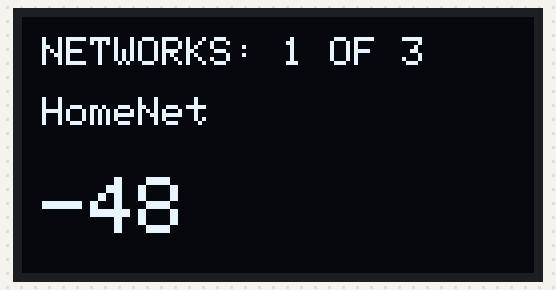
Bench run of a sketch on a simulated ESP8266 (NodeMCU). Shown: 128×64 one-colour display. A WiFi scan finds three made-up networks; what the sketch prints to the serial monitor is not drawn.

Above: at 2.1 s.
At 4.1 s:
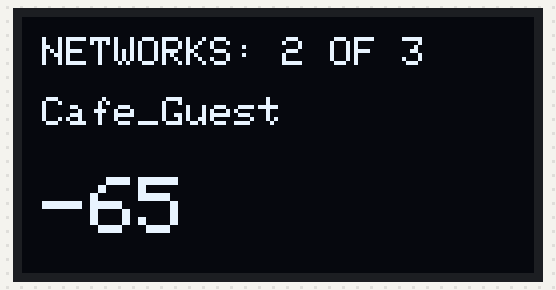
At 6.2 s:
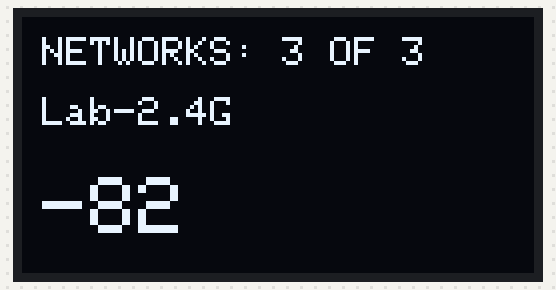

Measured:
- by itself, everything shown: repeats every 8.1 s, in 3 steps
- what the display in image 0 shows lasts 2.0 s, from 2.1 s to 4.1 s
- what the display in image 2 shows lasts 4.0 s, from 6.1 s to 10.1 s

The sketch:

sketch.ino
```cpp
#include <Wire.h>
#include <Adafruit_GFX.h>
#include <Adafruit_SSD1306.h>

#include <ESP8266WiFi.h>

#define SCREEN_WIDTH 128 // OLED display width, in pixels
#define SCREEN_HEIGHT 64 // OLED display height, in pixels

// Declaration for an SSD1306 display connected to I2C (SDA, SCL pins)
// SCL and SDA pins should be: D1 and D2 (NodeMCU)
Adafruit_SSD1306 display(SCREEN_WIDTH, SCREEN_HEIGHT, &Wire, -1);

void setup() {
    Serial.begin(115200);

    WiFi.mode(WIFI_STA);
    WiFi.disconnect();

    display.begin(SSD1306_SWITCHCAPVCC, 0x3C);
    display.clearDisplay();
}

void loop() {

    int n = WiFi.scanNetworks();
    Serial.println(String(n)+" networks found");
    if (n > 0) {
        for (int i = 0; i < n; ++i) {
            display.clearDisplay();
            display.setTextSize(1);
            display.setTextColor(WHITE);
            display.setCursor(5, 5);
            if (i+1 < 10 && n >= 10) {
                display.println("NETWORKS: 0"+String(i+1) + " OF " + String(n));
            }
            else if (i+1 >= 10 && n >= 10) {
                display.println("NETWORKS: "+String(i+1) + " OF " + String(n));
            }
            else if (n < 10) {
              display.println("NETWORKS: "+String(i+1) + " OF " + String(n));
            }
            display.setCursor(5, 20);
            display.println(String(WiFi.SSID(i)));
            display.setCursor(5, 40);
            display.setTextSize(2);
            display.println(String(WiFi.RSSI(i)));
            display.display();
            delay(2000);
        }
    }
}
```
